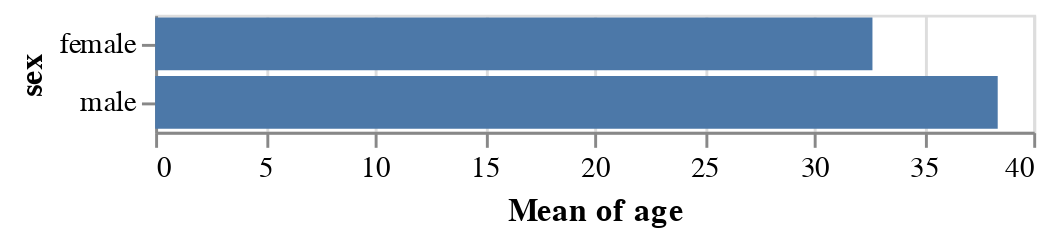

Notebook code cell kept with this figure:
### Markdown cell above
Create an Altair visualization that shows the same information as this groupby:

### Code cell
alt.Chart(titanic).mark_bar().encode(
    x=alt.X('mean(age)'),
    y=alt.Y('sex'),
)

### Figure 1 — Vega-Lite specification as saved in the notebook (floating-point values rounded to 4 significant figures; data arrays with more than 128 entries replaced by an {"elided": "..."} marker saying what was removed)
{"$schema": "https://vega.github.io/schema/vega-lite/v1.2.1.json", "data": {"values": {"elided": "182 records"}}, "encoding": {"x": {"aggregate": "mean", "field": "age", "type": "quantitative"}, "y": {"field": "sex", "type": "nominal"}}, "mark": "bar"}
